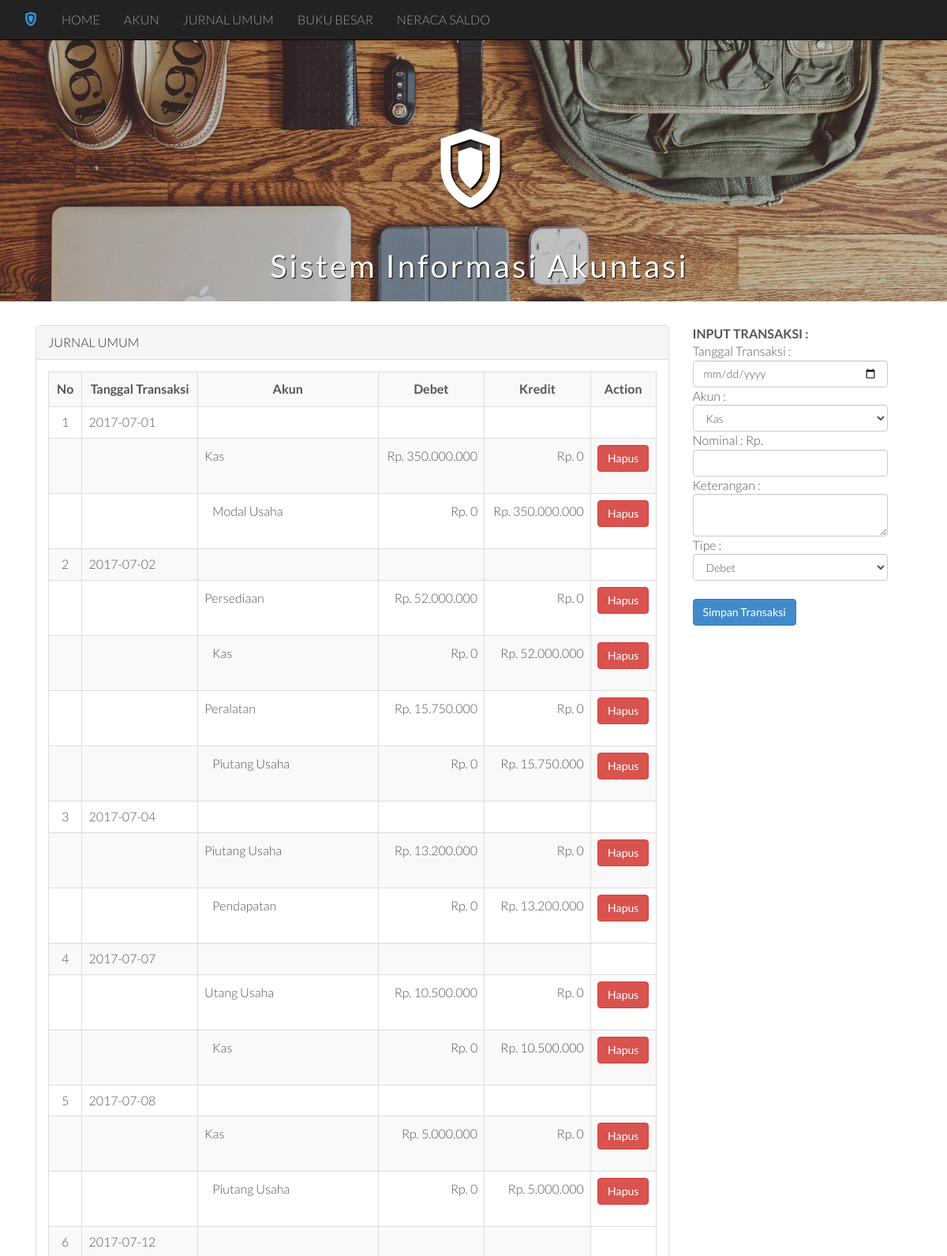
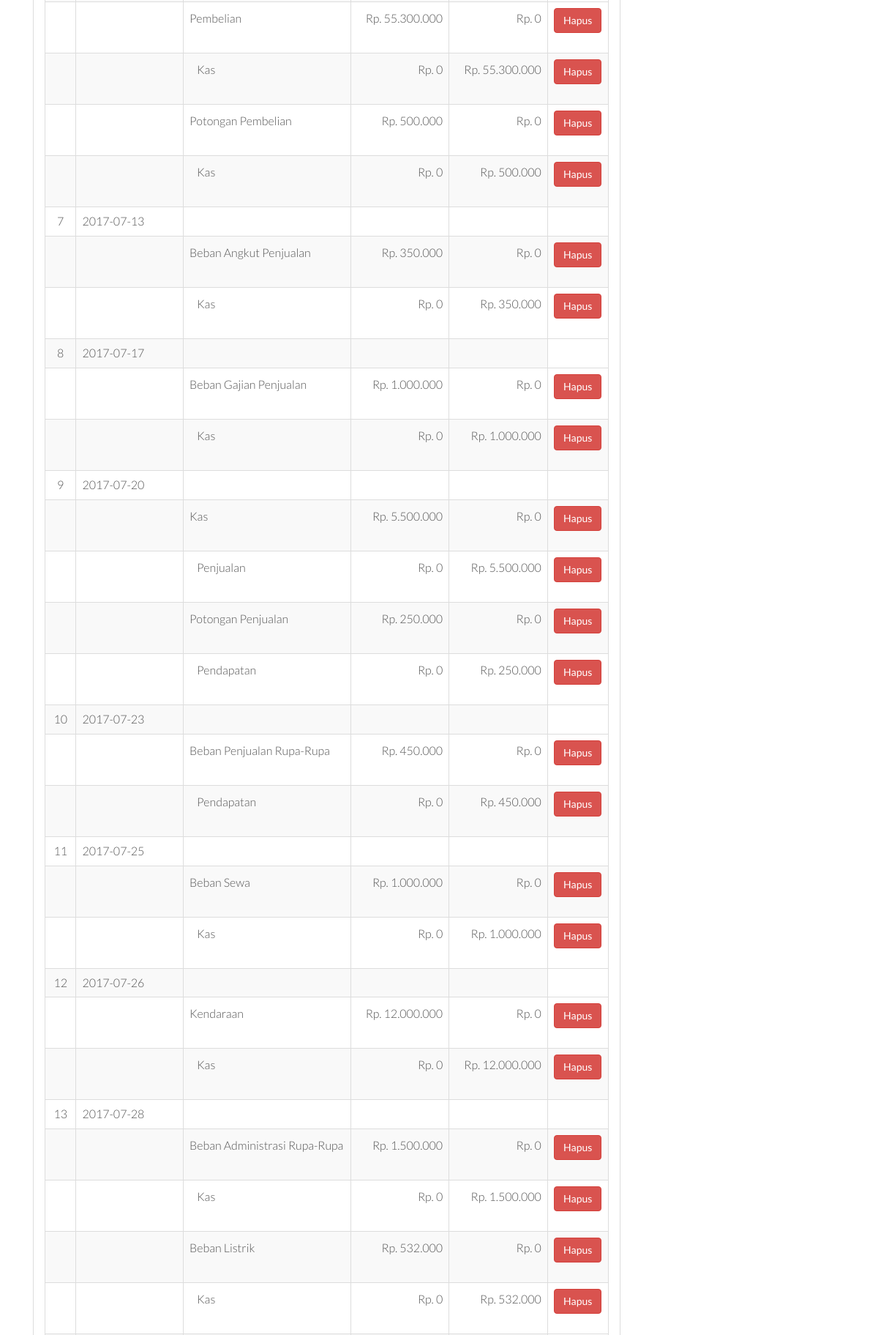
The page /?page=input_transaksi (upper part) on the database its author committed (2 pictures, top to bottom).
### tables this page shows
CREATE TABLE `tb_jurnal` (
  `id` int(11) NOT NULL,
  `tgl` varchar(30) NOT NULL,
  `id_akun` varchar(10) NOT NULL,
  `ket` varchar(50) NOT NULL,
  `ref` varchar(50) NOT NULL,
  `nominal` int(10) NOT NULL,
  `tipe` varchar(2) NOT NULL
);

CREATE TABLE `tb_akun` (
  `id` int(11) NOT NULL,
  `nama_akun` varchar(50) NOT NULL,
  `kategori` varchar(2) NOT NULL,
  `kode` varchar(5) NOT NULL
);

### lib/config.php (called while the page is built, shortened)
<?php
	$siteurl	= "http://localhost/depot";
?>

### lib/view/input_transaksi.php (the view, shortened to what this page needs)
<div class="row">
<div class="col-md-9">
<div class="panel panel-default">
        <div class="panel-heading">
        JURNAL UMUM
        </div>
        <div class="panel-body">
        <div class="table-responsive">
			<table class="table table-striped table-bordered table-hover">
						<tr>
							<td align="center" style="padding:10px;"><b>No</b></td>
							<td align="center" style="padding:10px;"><b>Tanggal Transaksi</b></td>
							<td align="center" style="padding:10px;"><b>Akun</b></td>
							<td align="center" style="padding:10px;"><b>Debet</b></td>
							<td align="center" style="padding:10px;"><b>Kredit</b></td>
							<td align="center" style="padding:10px;"><b>Action</b></td>
						</tr>
						<?php
							$by_tgl=mysql_query("SELECT *, tb_jurnal.id 'idjurnal', tb_akun.id 'idakun' from tb_jurnal, tb_akun where tb_jurnal.id_akun=tb_akun.id group by tgl order by tb_jurnal.tgl ASC");
							$no=1;
							while($data=mysql_fetch_array($by_tgl)){
								echo"
								<tr>
									<td align='center'>$no</td>
									<td>$data[tgl]</td>
									<td></td>
									<td></td>
									<td></td>
								</tr>";
							$transaksi=mysql_query("SELECT *, tb_jurnal.id 'idjurnal' from tb_jurnal, tb_akun where tb_jurnal.id_akun=tb_akun.id and tb_jurnal.tgl='$data[tgl]' order by tb_jurnal.id ASC");
							while($v=mysql_fetch_array($transaksi)){
								switch($v['tipe']){
									case"D":
										$akun				=	"<p>$v[nama_akun]</p>";
										$kolom_debet	=	$v['nominal'];
										$kolom_kredit	=	"0";
									break;
									case"K":
										$akun				=	"<p style='margin-left:10px;'>$v[nama_akun]</p>";
										$kolom_kredit	=	$v['nominal'];
										$kolom_debet	=	"0";
									break;
								}
								echo"
									<tr>
										<td align='center'></td>
										<td></td>
										<td>$akun</td>
										<td align='center'><p align='right'>Rp. ".number_format($kolom_debet,0,",",".")."</p></td>
										<td align='center'><p align='right'>Rp. ".number_format($kolom_kredit,0,",",".")."</p></td>
										<td align='center'><a href='$siteurl/lib/controller.php?page=transaksi&action=hapus_transaksi&id=$v[idjurnal]'><button type='button' class='btn btn-danger'>Hapus</button></a></td>
									</tr>
								";
							}
								$no++;
							}
						?>
					</table>
				</div>
			</div>
        </div>
    </div>
	<div class="col-md-3">
						<b>INPUT TRANSAKSI : </b><br>
						<form method="POST" action="<?php echo $siteurl;?>/lib/controller.php?page=transaksi&action=insert">
						Tanggal Transaksi : <br>
						<input type="date" required name="tgl" value="<?php echo date("m/d/Y");?>" id="tgl_transaksi" class="form-control">
						Akun :
						<select name="id_akun" required class="form-control">
							<?php
								$data=mysql_query("SELECT * from tb_akun");
								$j=mysql_num_rows($data);
								if($j==0){
									echo"<option>--Pilih Akun--</option>";
								}else{
									while($v=mysql_fetch_array($data)){
									echo"
										<option value='$v[id]'>$v[nama_akun]</option>
									";
									}
								}
							?>
						</select>
						Nominal : Rp.
						<input type="text" required name="nominal" class="form-control">
						Keterangan :
						<textarea name="ket" required class="form-control"></textarea>
						Tipe :
						<select name="tipe"  required class="form-control">
							<option value="D">Debet</option>
						</select><br>
						<input type="submit" name="simpan" value="Simpan Transaksi" class="btn btn-primary">
					</form>
	</div>
</div>

### assets/css/main.css (style rules this page uses)
html, button, input, select, textarea { color: #222; }
body { font-size: 1em; line-height: 1.4; }
textarea { resize: vertical; }
html, body { height: 100%; }
body { font-family: "Lato"; font-weight: 300; font-size: 16px; color: #555; -webkit-font-smoothing: antialiased; -webkit-overflow-scrolling: touch; }
.row { margin-right: 0px; margin-left: -15px; }
p { line-height: 28px; margin-bottom: 25px; }
a { color: #3498db; word-wrap: break-word; -webkit-transition: color 0.1s ease-in, background 0.1s ease-in; -moz-transition: color 0.1s ease-in, background 0.1s ease-in; -ms-transition: color 0.1s ease-in, background 0.1s ease-in; -o-transition: color 0.1s ease-in, background 0.1s ease-in; transition: color 0.1s ease-in, background 0.1s ease-in; }
a:before, a:after { -webkit-transition: color 0.1s ease-in, background 0.1s ease-in; -moz-transition: color 0.1s ease-in, background 0.1s ease-in; -ms-transition: color 0.1s ease-in, background 0.1s ease-in; -o-transition: color 0.1s ease-in, background 0.1s ease-in; transition: color 0.1s ease-in, background 0.1s ease-in; }

### rows shown on the page
tb_jurnal: tgl "2017-07-01", id_akun.nama_akun "Kas", nominal "350.000.000", tipe "0"
tb_jurnal: id_akun.nama_akun "Modal Usaha", tipe "0", nominal "350.000.000"
tb_jurnal: tgl "2017-07-02", id_akun.nama_akun "Persediaan", nominal "52.000.000", tipe "0"
tb_jurnal: id_akun.nama_akun "Kas", tipe "0", nominal "52.000.000"
tb_jurnal: id_akun.nama_akun "Peralatan", nominal "15.750.000", tipe "0"
tb_jurnal: id_akun.nama_akun "Piutang Usaha", tipe "0", nominal "15.750.000"
tb_jurnal: tgl "2017-07-04", id_akun.nama_akun "Piutang Usaha", nominal "13.200.000", tipe "0"
tb_jurnal: id_akun.nama_akun "Pendapatan", tipe "0", nominal "13.200.000"
tb_jurnal: tgl "2017-07-07", id_akun.nama_akun "Utang Usaha", nominal "10.500.000", tipe "0"
tb_jurnal: id_akun.nama_akun "Kas", tipe "0", nominal "10.500.000"
tb_jurnal: tgl "2017-07-08", id_akun.nama_akun "Kas", nominal "5.000.000", tipe "0"
tb_jurnal: id_akun.nama_akun "Piutang Usaha", tipe "0", nominal "5.000.000"
tb_jurnal: tgl "2017-07-12", id_akun.nama_akun "Pembelian", nominal "55.300.000", tipe "0"
tb_jurnal: id_akun.nama_akun "Kas", tipe "0", nominal "55.300.000"
tb_jurnal: id_akun.nama_akun "Potongan Pembelian", nominal "500.000", tipe "0"
tb_jurnal: id_akun.nama_akun "Kas", tipe "0", nominal "500.000"
tb_jurnal: tgl "2017-07-13", id_akun.nama_akun "Beban Angkut Penjualan", nominal "350.000", tipe "0"
tb_jurnal: id_akun.nama_akun "Kas", tipe "0", nominal "350.000"
tb_jurnal: tgl "2017-07-17", id_akun.nama_akun "Beban Gajian Penjualan", nominal "1.000.000", tipe "0"
tb_jurnal: id_akun.nama_akun "Kas", tipe "0", nominal "1.000.000"
tb_jurnal: tgl "2017-07-20", id_akun.nama_akun "Kas", nominal "5.500.000", tipe "0"
tb_jurnal: id_akun.nama_akun "Penjualan", tipe "0", nominal "5.500.000"
tb_jurnal: id_akun.nama_akun "Potongan Penjualan", nominal "250.000", tipe "0"
tb_jurnal: id_akun.nama_akun "Pendapatan", tipe "0", nominal "250.000"
tb_jurnal: tgl "2017-07-23", id_akun.nama_akun "Beban Penjualan Rupa-Rupa", nominal "450.000", tipe "0"
tb_jurnal: id_akun.nama_akun "Pendapatan", tipe "0", nominal "450.000"
tb_jurnal: tgl "2017-07-25", id_akun.nama_akun "Beban Sewa", nominal "1.000.000", tipe "0"
tb_jurnal: id_akun.nama_akun "Kas", tipe "0", nominal "1.000.000"
tb_jurnal: tgl "2017-07-26", id_akun.nama_akun "Kendaraan", nominal "12.000.000", tipe "0"
tb_jurnal: id_akun.nama_akun "Kas", tipe "0", nominal "12.000.000"
tb_jurnal: tgl "2017-07-28", id_akun.nama_akun "Beban Administrasi Rupa-Rupa", nominal "1.500.000", tipe "0"
tb_jurnal: id_akun.nama_akun "Kas", tipe "0", nominal "1.500.000"
tb_jurnal: id_akun.nama_akun "Beban Listrik", nominal "532.000", tipe "0"
tb_jurnal: id_akun.nama_akun "Kas", tipe "0", nominal "532.000"

### other values the page prints
form field id_akun "Kas"
